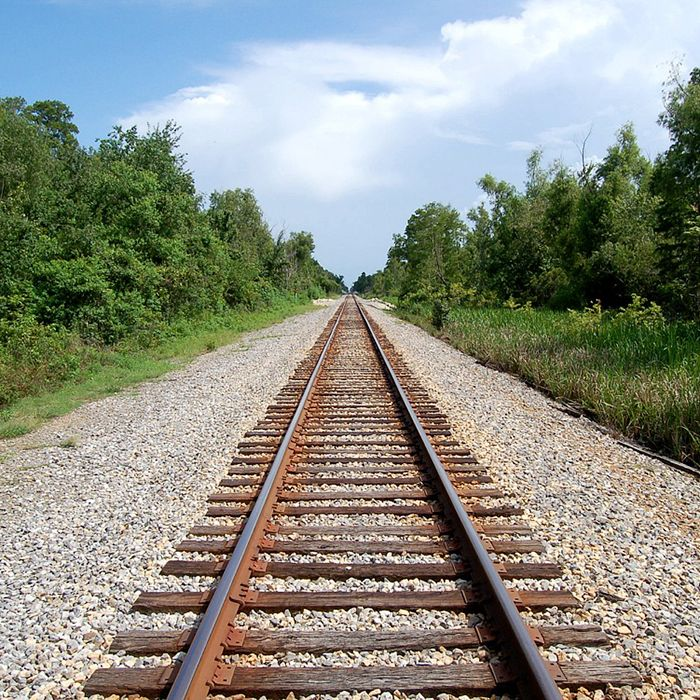
#> input picture rails2.jpg, 700 x 700 px
$ python railfinder.py
#> lines starting #> are read from the running program, lines starting #| are printed output that depends on the picture; after the words box and inside, x2 and y2 are one past the last pixel; in counts of white or black regions, pixels touching at a corner belong together; long printed decimals are rounded
#> further down, image is the input picture: shape (700, 700, 3); mean B, G, R 134.4, 144.5, 141.3
#OpenCV railfinder
#Calvin Wagner


import cv2
import numpy as np
import matplotlib.pyplot as plt

#this makes sure that one rail corresponds to the other rail to make sure we're not mistaking other lines/edges for rail pairs
def make_coordinates(image, line_parameters):
    slope, intercept = line_parameters
    y1 = image.shape[0]
    y2 = int(y1*(1/2)) #play with this divider to change length of line
    x1 = int((y1 - intercept)/slope)
    x2 = int((y2 - intercept)/slope)
    return np.array([x1, y1, x2, y2])
    #print(image.shape)
    return

def average_slope_intercept(image, lines):
    left_fit = []
    right_fit = []
    for line in lines:
        x1, y1, x2, y2 = line.reshape(4)
        parameters = np.polyfit((x1, x2), (y1, y2), 1)
        print(parameters)
        slope = parameters[0]
        intercept = parameters[1]
        if slope < 0:
            left_fit.append((slope, intercept))
        else:
            right_fit.append((slope, intercept))
    left_fit_average = np.average(left_fit, axis=0)
    right_fit_average = np.average(right_fit, axis = 0)
    left_line = make_coordinates(image, left_fit_average)
    right_line = make_coordinates(image, right_fit_average)
    return np.array([left_line, right_line])


def canny(image):
    gray = cv2.cvtColor(image, cv2.COLOR_RGB2GRAY) #converts to grayscale
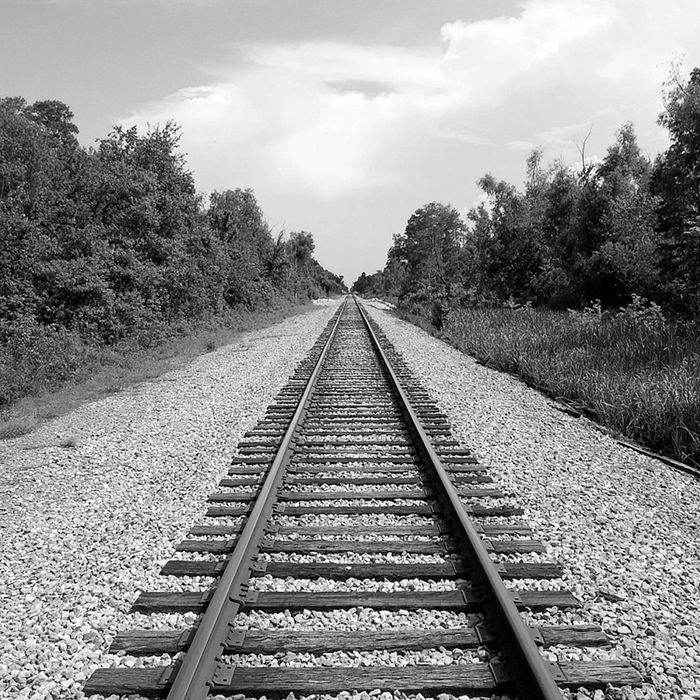
#> gray: shape (700, 700); min 0, max 255, mean 141.1
    blur = cv2.GaussianBlur(gray, (5,5), 0) #reduces noise in grayscale
    canny = cv2.Canny(blur, 300, 400) #two values help with noise filtering. Modify as needed.
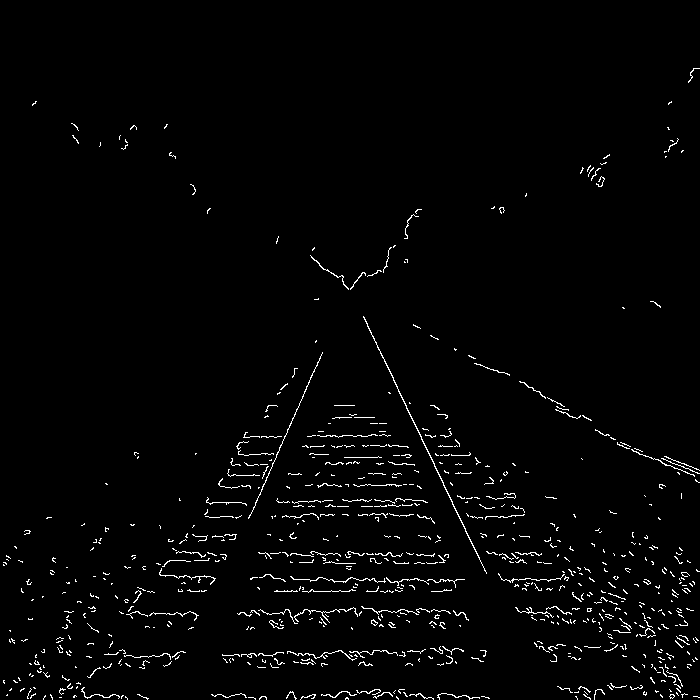
#> canny: shape (700, 700); 2% white in thin lines or dots, all inside (x1, y1, x2, y2) = (3, 68, 700, 700)
    return canny

def display_lines(image, lines):
    line_image = np.zeros_like(image)
    if lines is not None:
        for x1, y1, x2, y2 in lines:
            cv2.line(line_image, (x1, y1), (x2, y2), (255, 0, 0), 10)
    return line_image

def region_of_interest(image):
    height = image.shape[0]
#> height = 700
    polygons = np.array([
    [(150, height), (550, height), (300, 0)]
    ]) #this array sets the region of interest. Camera placement and angle will be crucial.
#> polygons = [[150, 700], [550, 700], [300, 0]]
    mask = np.zeros_like(image)
    cv2.fillPoly(mask, polygons, 255)
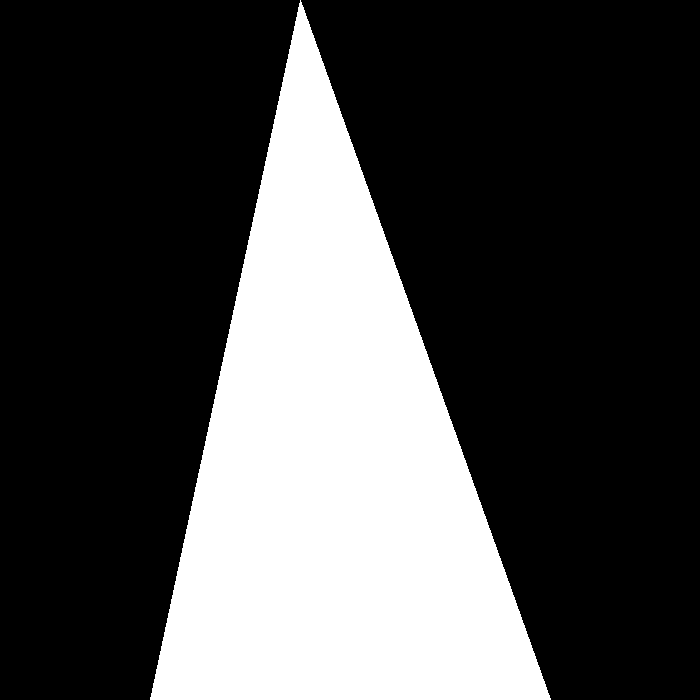
#> mask: shape (700, 700); 28.7% white; 1 white region, box (x1, y1, x2, y2) and area: (150, 0, 551, 700) 140700
    masked_image = cv2.bitwise_and(image, mask)
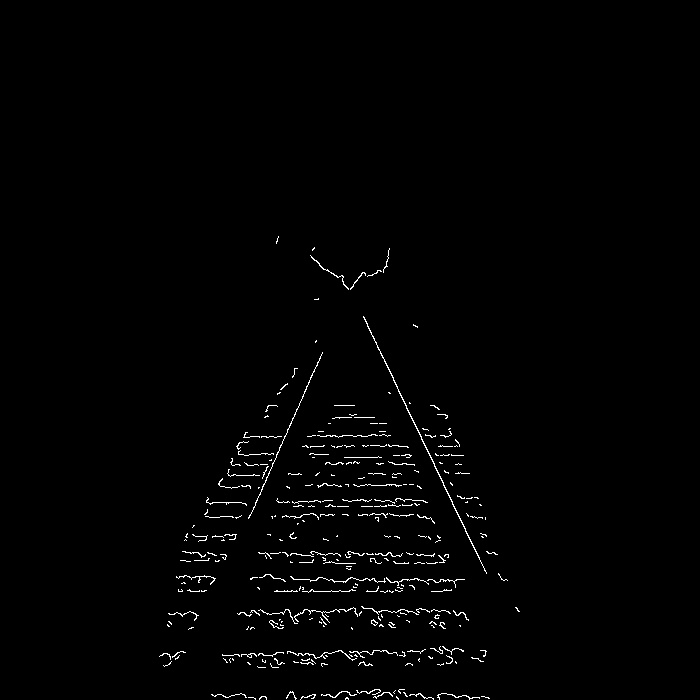
#> masked_image: shape (700, 700); 1.1% white in thin lines or dots, all inside (x1, y1, x2, y2) = (159, 236, 520, 700)
    return masked_image

image = cv2.imread('rails2.jpg') #read this image from the directory
rail_image = np.copy(image)
canny_image = canny(rail_image)
cropped_image = region_of_interest(canny_image)
lines = cv2.HoughLinesP(cropped_image, 2, np.pi/180, 100, np.array([]), minLineLength=150, maxLineGap=10)
#> lines = [[363, 317, 452, 501], [248, 518, 322, 352], [398, 391, 479, 557]]
averaged_lines = average_slope_intercept(rail_image, lines)
#> the loop in average_slope_intercept, `for line in lines:` made 3 passes
#> (x1, y1, x2, y2, slope, intercept) on passes 1 to 3: (363, 317, 452, 501, 2.07, -433.5), (248, 518, 322, 352, -2.24, 1074.3), (398, 391, 479, 557, 2.05, -424.7)
#| [   2.067 -433.472]
#| [  -2.243 1074.324]
#| [   2.049 -424.654]
#> after the loop in average_slope_intercept, `for line in lines:`: left_fit = [(-2.24, 1074.3)]; right_fit = [(2.07, -433.5), (2.05, -424.7)]
#> in average_slope_intercept, `left_fit_average = np.average(left_fit, axis=0)`: left_fit_average = [-2.24, 1074.3]
#> in average_slope_intercept, `right_fit_average = np.average(right_fit, axis = 0)`: right_fit_average = [2.06, -429.1]
#> in make_coordinates, `slope, intercept = line_parameters`: slope = -2.24; intercept = 1074.3
#> in make_coordinates, `x1 = int((y1 - intercept)/slope)`: x1 = 166
#> in make_coordinates, `x2 = int((y2 - intercept)/slope)`: x2 = 322
#> in average_slope_intercept, `left_line = make_coordinates(image, left_fit_average)`: left_line = [166, 700, 322, 350]
#> in average_slope_intercept, `right_line = make_coordinates(image, right_fit_average)`: right_line = [548, 700, 378, 350]
#> averaged_lines = [[166, 700, 322, 350], [548, 700, 378, 350]]
line_image = display_lines(rail_image, averaged_lines)
#> the loop in display_lines, `for x1, y1, x2, y2 in lines:` made 2 passes
#> after the loop in display_lines, `for x1, y1, x2, y2 in lines:`:
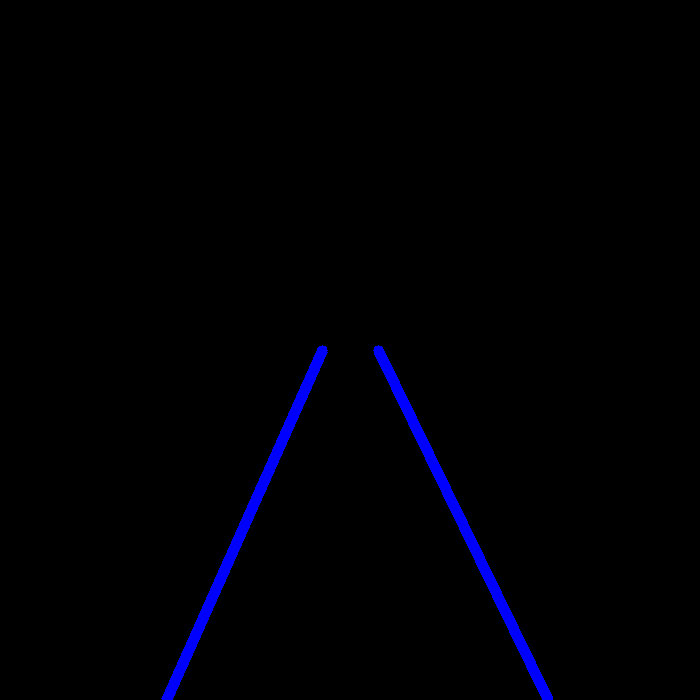
#> line_image: shape (700, 700, 3); mean of channels 0, 1, 2 4.4, 0, 0; drawn as B, G, R
combo_image = cv2.addWeighted(rail_image, 0.8, line_image, 1, 1)
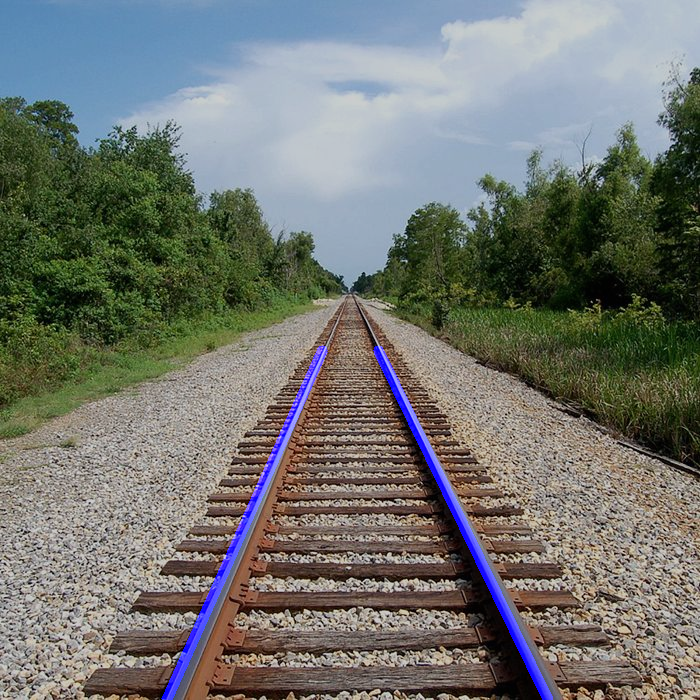
#> combo_image: shape (700, 700, 3); mean B, G, R 111.7, 116.6, 114
cv2.imshow("results", combo_image)
cv2.waitKey(0)


#plt.imshow(canny) #print image plot
#plt.show()
